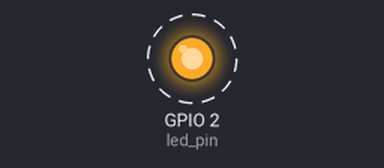
The sketch below on a simulated ESP32. Shown: output pins drawn as LEDs (lit = HIGH). Dashed ring = blinking.

Above: at 0.5 s.
Timing chart, 0 to 4.6 s (numbered marks = the images above):
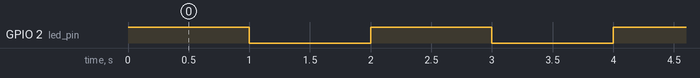

Measured:
- by itself, GPIO 2 (led_pin): alternates HIGH for 1.0 s and LOW for 1.0 s

The sketch:

blinky01.ino
```cpp
#define LED_BUILTIN 2  // Define the built-in LED pin for ESP32

#if CONFIG_FREERTOS_UNICORE
static const BaseType_t app_cpu = 0;
#else
static const BaseType_t app_cpu = 1;
#endif

static const int led_pin = LED_BUILTIN;

void toggleLED(void *parameter) {
  while (1) {
    digitalWrite(led_pin, HIGH);
    vTaskDelay(1000 / portTICK_PERIOD_MS);
    digitalWrite(led_pin, LOW);
    vTaskDelay(1000 / portTICK_PERIOD_MS);
  }
}

void setup() {
  pinMode(led_pin, OUTPUT);

  xTaskCreatePinnedToCore(
      toggleLED,
      "Toggle LED",
      1024,
      NULL,
      1,
      NULL,
      app_cpu);
}

void loop() {
  vTaskDelay(1);
}
```
